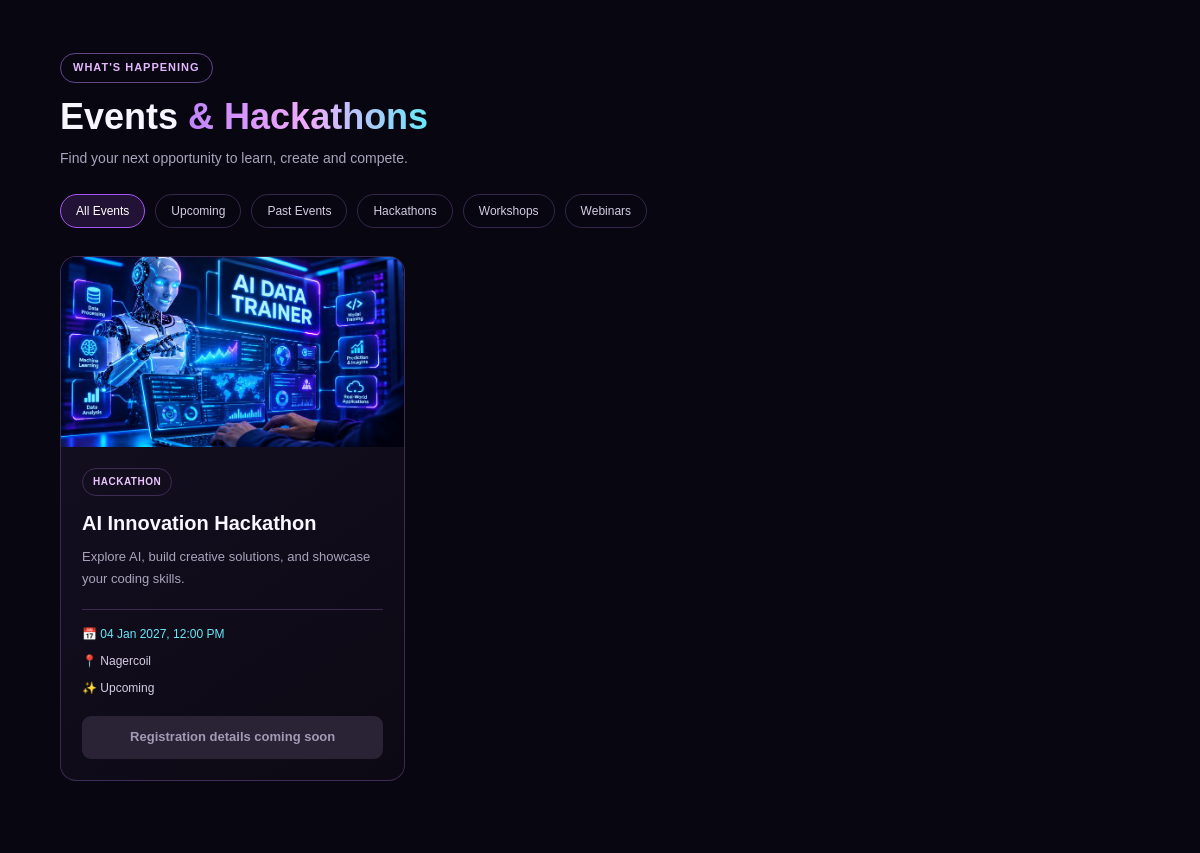
/events/ (middle part), run on an earlier commit of the app's database.
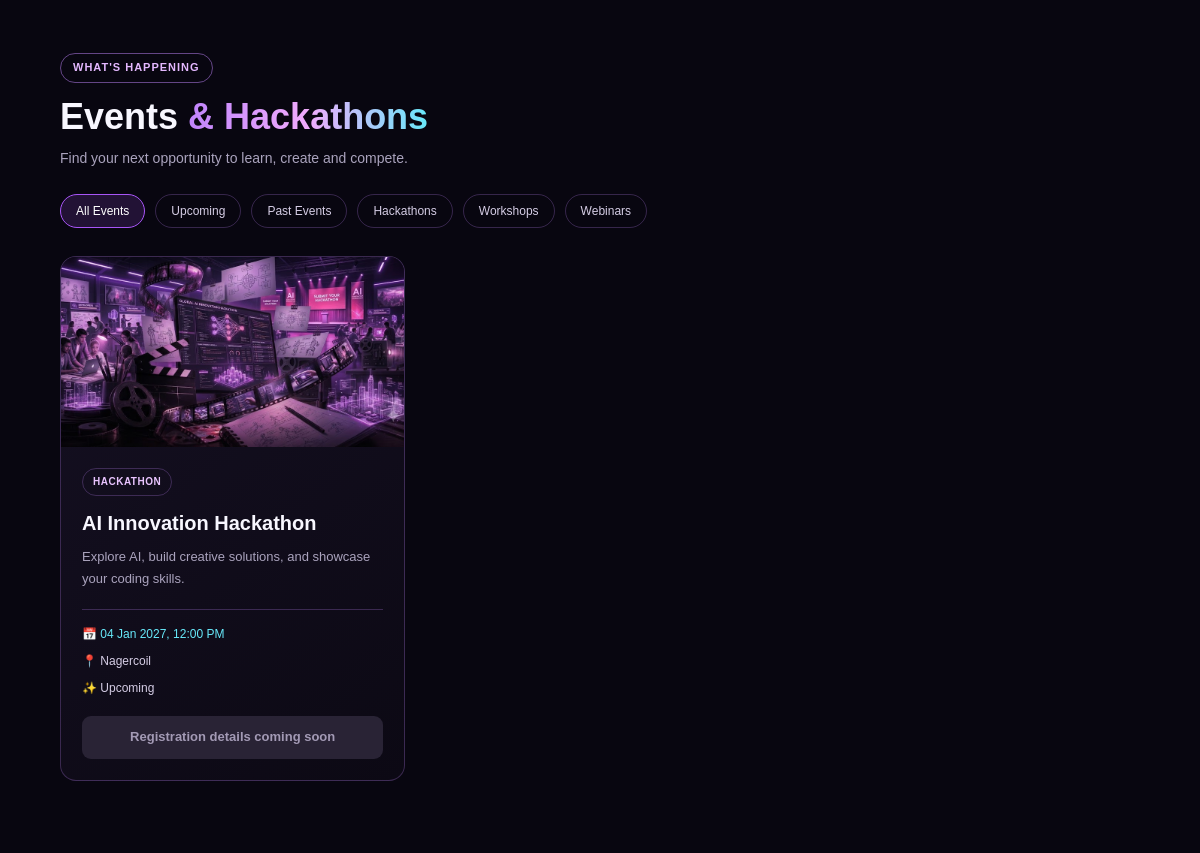
And on a later commit of the database.
### academy/models.py (models this page shows, shortened)
class Event(models.Model):
    EVENT_TYPES = [
        ("Event", "Event"),
        ("Hackathon", "Hackathon"),
        ("Workshop", "Workshop"),
        ("Webinar", "Webinar"),
    ]
    title = models.CharField(max_length=200)
    event_type = models.CharField(
        max_length=20,
        choices=EVENT_TYPES,
        default="Event"
    )
    description = models.TextField()
    event_date = models.DateTimeField()
    location = models.CharField(
        max_length=200,
        blank=True
    )
    registration_url = models.URLField(
        blank=True
    )
    banner = models.ImageField(
        upload_to="events/",
        blank=True,
        null=True
    )
    is_published = models.BooleanField(default=True)
    created_at = models.DateTimeField(auto_now_add=True)

### academy/views.py (the view)
def events_page(request):
    events = Event.objects.filter(
        is_published=True
    ).order_by("event_date")
    return render(
        request,
        "events.html",
        {
            "events": events,
        }
    )

### templates/events.html (shortened to what this page needs)
{% load static %}
<!DOCTYPE html>
<html lang="en">
<head>
</head>
<body id="top">
    <section class="events-section" id="all-events">
        <div class="container">
            <div class="section-heading">
                <span class="eyebrow">What's happening</span>
                <h2>Events <span class="gradient-text">& Hackathons</span></h2>
                <p>Find your next opportunity to learn, create and compete.</p>
            </div>
            <div class="event-filters" aria-label="Filter events">
                <button type="button" class="filter-btn active" data-filter="all">All Events</button>
                <button type="button" class="filter-btn" data-filter="upcoming">Upcoming</button>
                <button type="button" class="filter-btn" data-filter="past">Past Events</button>
                <button type="button" class="filter-btn" data-filter="hackathon">Hackathons</button>
                <button type="button" class="filter-btn" data-filter="workshop">Workshops</button>
                <button type="button" class="filter-btn" data-filter="webinar">Webinars</button>
            </div>
            <div class="events-grid" id="eventsGrid">
                {% for event in events %}
                <article class="event-card"
                         data-type="{{ event.event_type|lower }}"
                         data-date="{{ event.event_date|date:'Y-m-d H:i:s' }}">
                    {% if event.banner %}
                    <img class="event-banner"
                         src="{{ event.banner.url }}"
                         alt="{{ event.title }}">
                    {% endif %}
                    <div class="event-content">
                        <span class="event-type">{{ event.event_type }}</span>
                        <h3>{{ event.title }}</h3>
                        <p class="event-description">{{ event.description }}</p>
                        <div class="event-details">
                            <span class="event-date">
                                📅 {{ event.event_date|date:"d M Y, h:i A" }}
                            </span>
                            {% if event.location %}
                            <span>📍 {{ event.location }}</span>
                            {% endif %}
                            <span class="event-status"></span>
                        </div>
                        <div class="event-actions">
                            {% if event.registration_url %}
                            <a href="{{ event.registration_url }}"
                               class="register-btn"
                               target="_blank"
                               rel="noopener noreferrer">
                                Register Now ↗
                            </a>
                            {% else %}
                            <span class="register-btn disabled">Registration details coming soon</span>
                            {% endif %}
                        </div>
                    </div>
                </article>
                {% empty %}
                <div class="empty-state" id="emptyState">
                    <span class="empty-icon">✦</span>
                    <h3>Something exciting is on the way.</h3>
                    <p>Our upcoming events will appear here. Check back soon!</p>
                </div>
                {% endfor %}
            </div>
        </div>
    </section>
</body>
</html>

What changed in the data, as far as the page shows it:
changed Event "AI Innovation Hackathon": banner: a different picture
